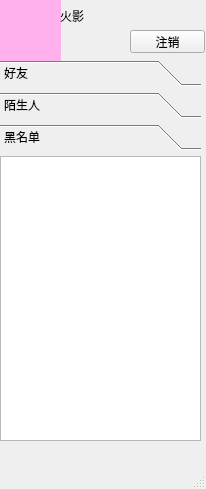
<?xml version="1.0" encoding="UTF-8"?>
<ui version="4.0">
 <class>QQList</class>
 <widget class="QMainWindow" name="QQList">
  <property name="geometry">
   <rect>
    <x>0</x>
    <y>0</y>
    <width>206</width>
    <height>489</height>
   </rect>
  </property>
  <property name="windowTitle">
   <string>MainWindow</string>
  </property>
  <widget class="QWidget" name="centralwidget">
   <widget class="QLabel" name="label">
    <property name="geometry">
     <rect>
      <x>0</x>
      <y>0</y>
      <width>61</width>
      <height>61</height>
     </rect>
    </property>
    <property name="styleSheet">
     <string notr="true">background-color: rgb(255, 176, 237);</string>
    </property>
    <property name="text">
     <string/>
    </property>
   </widget>
   <widget class="QLabel" name="label_2">
    <property name="geometry">
     <rect>
      <x>60</x>
      <y>0</y>
      <width>141</width>
      <height>31</height>
     </rect>
    </property>
    <property name="text">
     <string>火影</string>
    </property>
   </widget>
   <widget class="QToolBox" name="toolBox">
    <property name="geometry">
     <rect>
      <x>0</x>
      <y>60</y>
      <width>201</width>
      <height>381</height>
     </rect>
    </property>
    <property name="currentIndex">
     <number>2</number>
    </property>
    <widget class="QWidget" name="page">
     <property name="geometry">
      <rect>
       <x>0</x>
       <y>0</y>
       <width>201</width>
       <height>303</height>
      </rect>
     </property>
     <attribute name="label">
      <string>好友</string>
     </attribute>
     <layout class="QVBoxLayout" name="verticalLayout">
      <property name="spacing">
       <number>0</number>
      </property>
      <property name="leftMargin">
       <number>0</number>
      </property>
      <property name="topMargin">
       <number>0</number>
      </property>
      <property name="rightMargin">
       <number>0</number>
      </property>
      <property name="bottomMargin">
       <number>0</number>
      </property>
      <item>
       <widget class="QListWidget" name="listWidget"/>
      </item>
     </layout>
    </widget>
    <widget class="QWidget" name="page1">
     <property name="geometry">
      <rect>
       <x>0</x>
       <y>0</y>
       <width>201</width>
       <height>303</height>
      </rect>
     </property>
     <attribute name="label">
      <string>陌生人</string>
     </attribute>
     <layout class="QVBoxLayout" name="verticalLayout_2">
      <property name="spacing">
       <number>0</number>
      </property>
      <property name="leftMargin">
       <number>0</number>
      </property>
      <property name="topMargin">
       <number>0</number>
      </property>
      <property name="rightMargin">
       <number>0</number>
      </property>
      <property name="bottomMargin">
       <number>0</number>
      </property>
      <item>
       <widget class="QListWidget" name="listWidget_2"/>
      </item>
     </layout>
    </widget>
    <widget class="QWidget" name="page2">
     <attribute name="label">
      <string>黑名单</string>
     </attribute>
     <layout class="QVBoxLayout" name="verticalLayout_3">
      <property name="spacing">
       <number>0</number>
      </property>
      <property name="leftMargin">
       <number>0</number>
      </property>
      <property name="topMargin">
       <number>0</number>
      </property>
      <property name="rightMargin">
       <number>0</number>
      </property>
      <property name="bottomMargin">
       <number>0</number>
      </property>
      <item>
       <widget class="QListWidget" name="listWidget_3"/>
      </item>
     </layout>
    </widget>
   </widget>
   <widget class="QPushButton" name="pushButton">
    <property name="geometry">
     <rect>
      <x>130</x>
      <y>30</y>
      <width>75</width>
      <height>23</height>
     </rect>
    </property>
    <property name="text">
     <string>注销</string>
    </property>
   </widget>
  </widget>
  <widget class="QMenuBar" name="menubar">
   <property name="geometry">
    <rect>
     <x>0</x>
     <y>0</y>
     <width>206</width>
     <height>23</height>
    </rect>
   </property>
  </widget>
  <widget class="QStatusBar" name="statusbar"/>
 </widget>
 <resources/>
 <connections/>
</ui>
